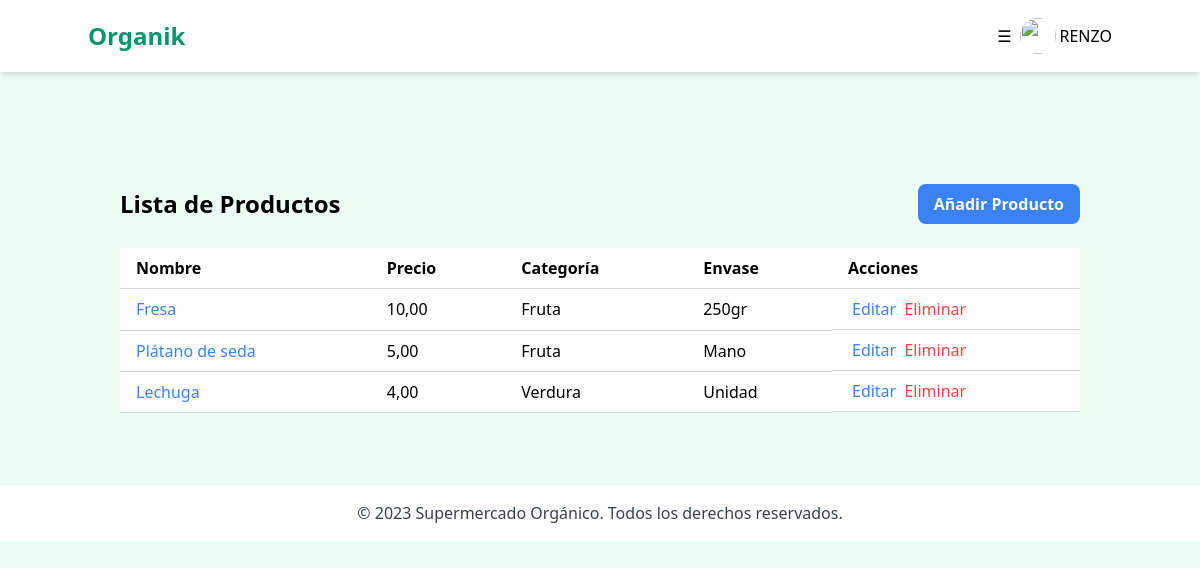
Page /administracion/producto/ (signed in) on the earlier database version.
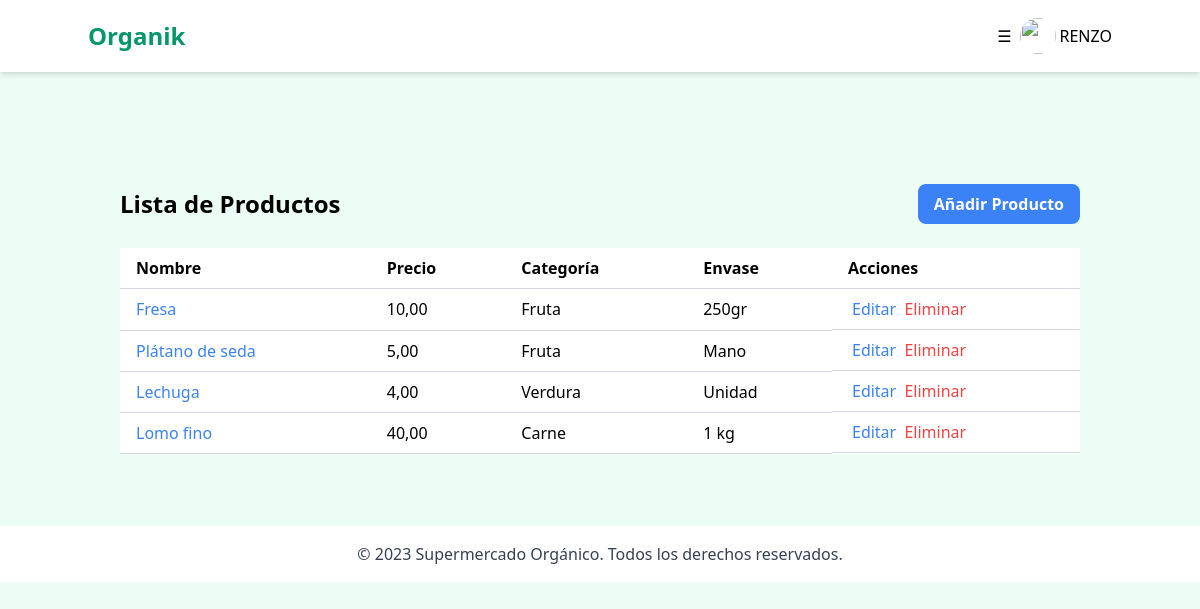
Same page on the later database version.
### marketapp/models.py (models this page shows, shortened)
class Producto(models.Model):
    nombre = models.CharField(max_length=100)
    descripcion = models.CharField(max_length=100)
    precio = models.DecimalField(max_digits=10, decimal_places=2)
    stock = models.PositiveIntegerField(blank=True, null=True)
    categoria = models.ForeignKey(Categoria, on_delete=models.SET_NULL, null=True)
    imagen = models.ImageField(upload_to="productos_imagenes", blank=True, null=True)
    envase = models.ForeignKey(
        Envase, on_delete=models.SET_NULL, null=True, verbose_name="Tipo de envase"
    )

class Categoria(models.Model):
    nombre = models.CharField(max_length=50)
    descripcion = models.CharField(max_length=100, blank=True, null=True)
    def __str__(self):
        return self.nombre

class Envase(models.Model):
    nombre = models.CharField(max_length=50, verbose_name="Nombre del envase")
    valor = models.DecimalField(
        max_digits=5, decimal_places=2, verbose_name="Factor de costo"
    )
    def __str__(self):
        return self.nombre

### marketapp/views.py (the view)
# urls.py: path('producto/', ProductoAdminListView.as_view(), name='admin_producto_list'),
class ProductoAdminListView(LoginRequiredMixin,ListView):
    model = Producto
    template_name = 'marketapp/admin/producto/list.html'
    context_object_name = 'productos'
    queryset = Producto.objects.all().order_by('categoria')

### marketapp/templates/marketapp/admin/producto/list.html
{% extends "marketapp/admin/adminIndex.html" %}
{% block contenido %}
<div class="container mx-auto mt-10 md:p-4">
    <div class="flex justify-between items-center mb-6">
        <h2 class="text-2xl font-bold">Lista de Productos</h2>
        <a href="{% url 'administracion:admin_producto_create' %}" class="bg-blue-500 hover:bg-blue-600 text-white font-bold py-2 px-4 rounded-lg">
            Añadir Producto
        </a>
    </div>
    <table class="min-w-full bg-white">
        <thead>
            <tr>
                <th class="py-0 md:py-2 md:px-4 border-b border-gray-300 text-left">Nombre</th>
                <th class="py-0 md:py-2 md:px-4 border-b border-gray-300 text-left">Precio</th>
                <th class="py-0 md:py-2 md:px-4 border-b border-gray-300 text-left">Categoría</th>
                <th class="py-0 md:py-2 md:px-4 border-b border-gray-300 text-left">Envase</th>
                <th class="py-0 md:py-2 md:px-4 border-b border-gray-300 text-left">Acciones</th>
            </tr>
        </thead>
        <tbody>
            {% for producto in productos %}
            <tr>
                <td class="py-0 px-2 md:py-2 md:px-4 border-b border-gray-300"><a href="{% url 'administracion:admin_producto_detail' producto.id %}" class="text-blue-500 hover:text-blue-600">{{ producto.nombre }}</a></td>
                <td class="py-0 md:py-2 md:px-4 border-b border-gray-300">{{ producto.precio }}</td>
                <td class="py-0 md:py-2 md:px-4 border-b border-gray-300">{{ producto.categoria }}</td>
                <td class="py-0 md:py-2 md:px-4 border-b border-gray-300">{{ producto.envase }}</td>
                <td class="py-0 md:py-2 grid items-center  md:px-4 border-b border-gray-300 md:block">
                    <a href="{% url 'administracion:admin_producto_edit' producto.id %}" class="text-blue-500 hover:text-blue-600 ml-1">Editar</a>
                    <a href="{% url 'administracion:admin_producto_delete' producto.id %}" class="text-red-500 hover:text-red-600 ml-1">Eliminar</a>
                </td>
            </tr>
            {% endfor %}
        </tbody>
    </table>
</div>
{% endblock %}

Differences in the rows shown:
added Producto: nombre "Lomo fino", precio "40,00", categoria "Carne", envase "1 kg"
